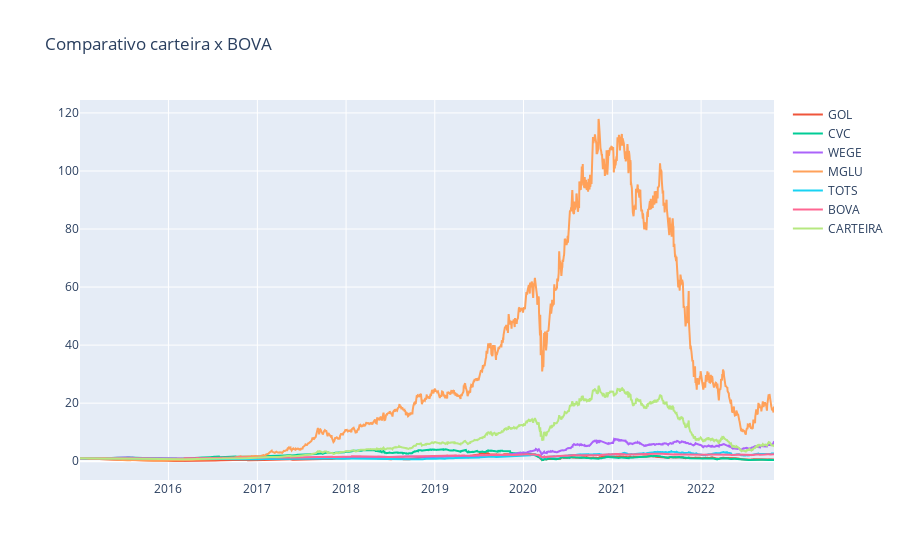

Notebook source saved alongside this figure:
### Code cell
figura = px.line(title='Comparativo carteira x BOVA')
for i in dataset_normalizado.columns[1:]:
    figura.add_scatter(x = dataset_normalizado['Date'], y = dataset_normalizado[i], name = i)
figura.show();

### Figure 1 — Plotly figure (JSON) as saved in the notebook; plotly's stock layout.template omitted (floating-point values rounded to 4 significant figures; data arrays with more than 128 entries replaced by an {"elided": "..."} marker saying what was removed)
{"data": [{"hovertemplate": "<extra></extra>", "legendgroup": "", "line": {"color": "#636efa", "dash": "solid"}, "marker": {"symbol": "circle"}, "mode": "lines", "name": "", "orientation": "v", "showlegend": false, "type": "scatter", "xaxis": "x", "yaxis": "y"}, {"name": "GOL", "type": "scatter", "x": {"elided": "1946 str values"}, "y": {"elided": "1946 float values"}}, {"name": "CVC", "type": "scatter", "x": {"elided": "1946 str values"}, "y": {"elided": "1946 float values"}}, {"name": "WEGE", "type": "scatter", "x": {"elided": "1946 str values"}, "y": {"elided": "1946 float values"}}, {"name": "MGLU", "type": "scatter", "x": {"elided": "1946 str values"}, "y": {"elided": "1946 float values"}}, {"name": "TOTS", "type": "scatter", "x": {"elided": "1946 str values"}, "y": {"elided": "1946 float values"}}, {"name": "BOVA", "type": "scatter", "x": {"elided": "1946 str values"}, "y": {"elided": "1946 float values"}}, {"name": "CARTEIRA", "type": "scatter", "x": {"elided": "1946 str values"}, "y": {"elided": "1946 float values"}}], "layout": {"legend": {"tracegroupgap": 0}, "title": {"text": "Comparativo carteira x BOVA"}, "xaxis": {"anchor": "y", "domain": [0, 1]}, "yaxis": {"anchor": "x", "domain": [0, 1]}}}
